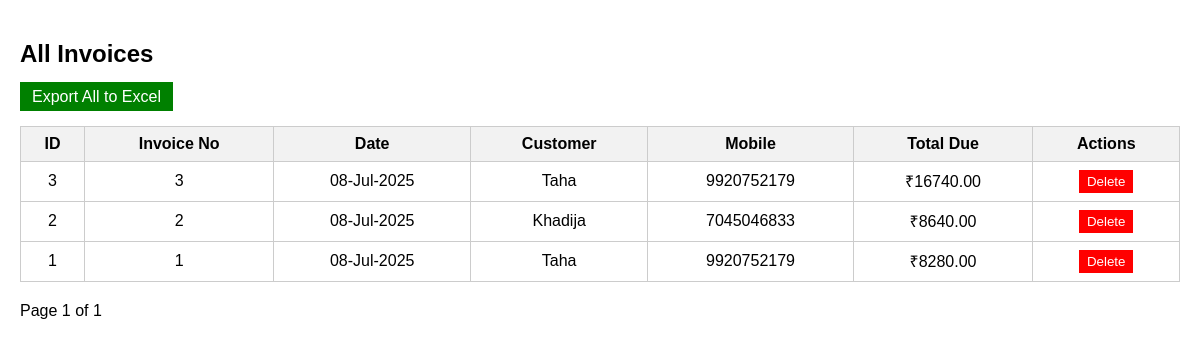
Before: /invoices (signed in) with the older database file.
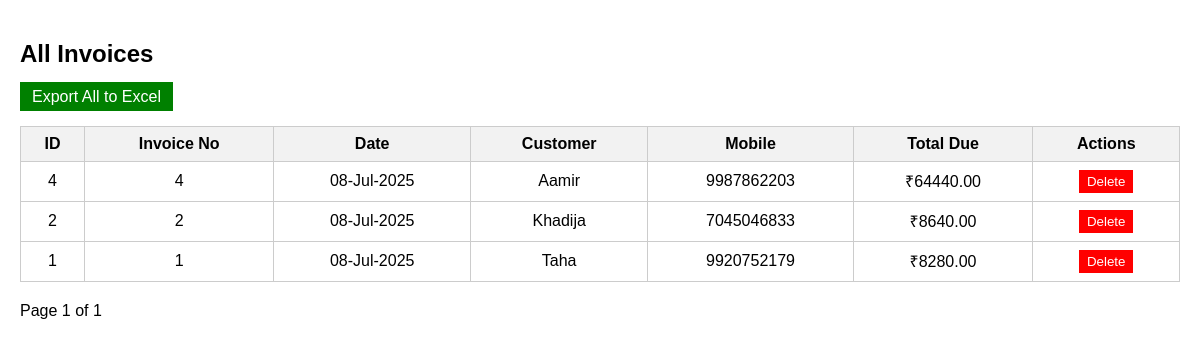
After: the same page with the newer database file.
### app.py (models this page shows)
class Invoice(db.Model):
    __tablename__ = 'invoices'
    id = db.Column(db.Integer, primary_key=True)
    bill_number = db.Column(db.Integer, unique=True, nullable=False)
    date = db.Column(db.DateTime, nullable=False)
    customer_name = db.Column(db.String, nullable=False)
    customer_number = db.Column(db.String, nullable=False)
    subtotal = db.Column(db.Float, nullable=False)
    discount_percentage = db.Column(db.Float, nullable=False)
    total_due = db.Column(db.Float, nullable=False)
    items_json = db.Column(db.Text, nullable=False)

### app.py (the view)
@app.route('/invoices')
def invoices():
    if 'user' not in session:
        return redirect(url_for('login'))
    page = request.args.get('page', 1, type=int)
    pagination = Invoice.query.order_by(Invoice.date.desc()).paginate(page=page, per_page=10)
    return render_template('invoice_list.html', pagination=pagination)

### templates/invoice_list.html (shortened to what this page needs)
<!DOCTYPE html>
<html lang="en">
<head>
</head>
<body>
    <h2>All Invoices</h2>
    <a href="{{ url_for('export_invoices') }}" class="btn-export">Export All to Excel</a>
    <table>
        <thead>
            <tr>
                <th>ID</th>
                <th>Invoice No</th>
                <th>Date</th>
                <th>Customer</th>
                <th>Mobile</th>
                <th>Total Due</th>
                <th>Actions</th>
            </tr>
        </thead>
        <tbody>
            {% for invoice in pagination.items %}
            <tr>
                <td>{{ invoice.id }}</td>
                <td>{{ invoice.bill_number }}</td>
                <td>{{ invoice.date.strftime('%d-%b-%Y') }}</td>
                <td>{{ invoice.customer_name }}</td>
                <td>{{ invoice.customer_number }}</td>
                <td>₹{{ "%.2f"|format(invoice.total_due) }}</td>
                <td>
                    <form action="{{ url_for('delete_invoice', invoice_id=invoice.id) }}" method="post" autocomplete="off" onsubmit="return confirm('Are you sure you want to delete this invoice?');">
                        <button type="submit" class="btn-delete">Delete</button>
                    </form>
                </td>
            </tr>
            {% endfor %}
        </tbody>
    </table>
    <div class="pagination">
        <span>Page {{ pagination.page }} of {{ pagination.pages }}</span>
    </div>
</body>
</html>

### templates/invoice_list.html (style rules this page uses)
body { font-family: Arial, sans-serif; margin: 0; padding: 20px; }
table { width: 100%; border-collapse: collapse; margin-top: 20px; }
th, td { border: 1px solid #ccc; padding: 8px; text-align: center; }
th { background-color: #f2f2f2; }
.pagination { margin-top: 20px; }
.btn-delete { color: white; background-color: red; padding: 4px 8px; border: none; cursor: pointer; }
.btn-export { padding: 6px 12px; background-color: green; color: white; text-decoration: none; }

Changed rows visible on the page:
removed Invoice: id "3", bill_number "3", date "08-Jul-2025", customer_name "Taha", customer_number "9920752179", total_due "16740.00"
added Invoice: id "4", bill_number "4", date "08-Jul-2025", customer_name "Aamir", customer_number "9987862203", total_due "64440.00"
